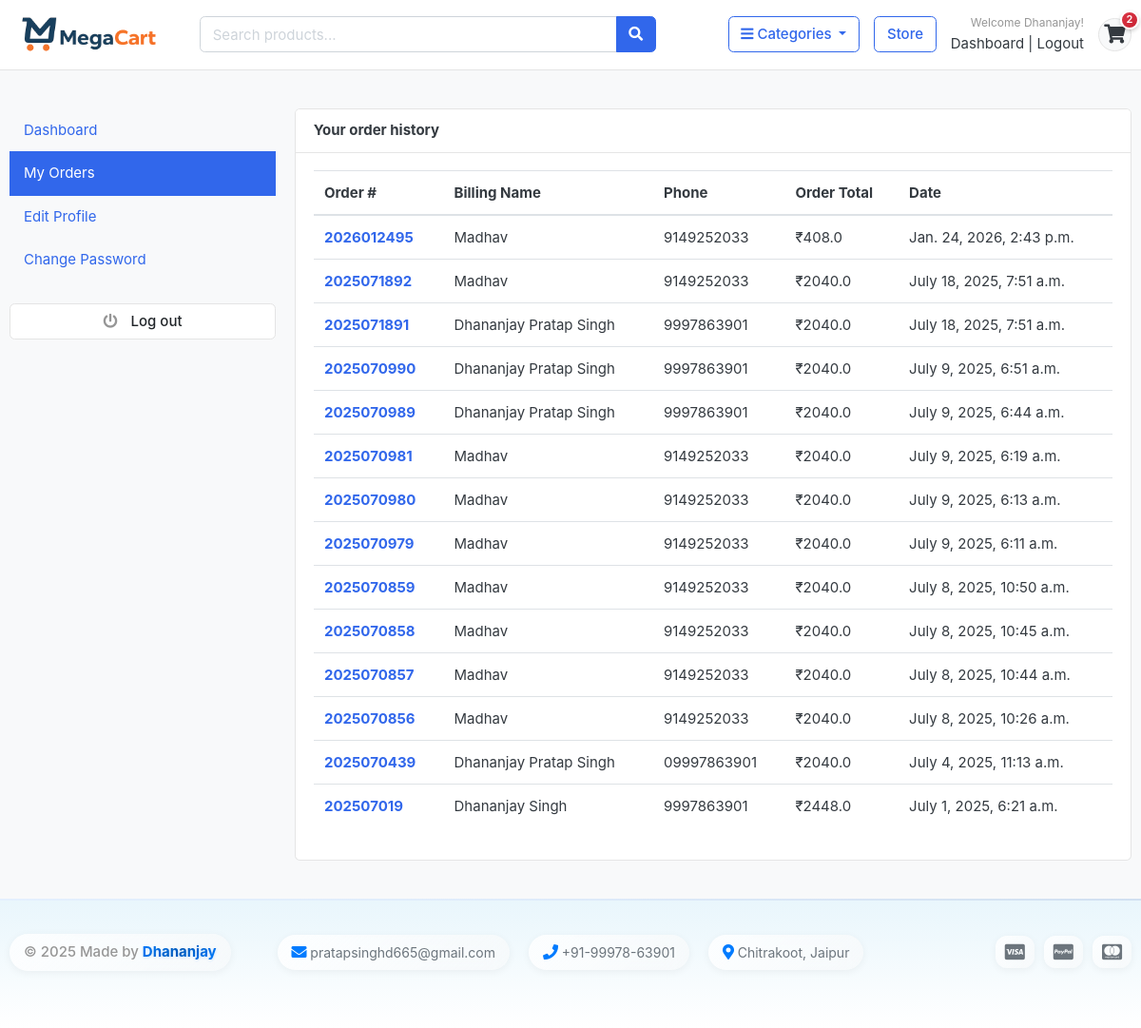
Screenshot of /accounts/my_orders/ (signed in) with the database file from the repository.
### accounts/models.py (models this page shows, shortened)
class Account(AbstractBaseUser, PermissionsMixin):
    ROLE_CHOICES = (
        ('Customer', 'Customer'),
        ('Seller', 'Seller'),
        ('Admin', 'Admin'),
    )
    role = models.CharField(max_length=10, choices=ROLE_CHOICES, default='Customer')
    first_name = models.CharField(max_length=50)
    last_name = models.CharField(max_length=50)
    username = models.CharField(max_length=50, unique=True)
    email = models.EmailField(max_length=100, unique=True)
    phone_number = models.CharField(max_length=50)
    date_joined = models.DateTimeField(auto_now_add=True)
    last_login = models.DateTimeField(auto_now_add=True)
    is_admin = models.BooleanField(default=False)
    is_staff = models.BooleanField(default=False)
    is_superuser = models.BooleanField(default=False)
    is_active = models.BooleanField(default=True)
    is_superadmin = models.BooleanField(default=False)
    USERNAME_FIELD = 'email'
    REQUIRED_FIELDS = ['username', 'first_name', 'last_name']
    objects = MyAccountManager()

### orders/models.py (models this page shows, shortened)
class Order(models.Model):
    STATUS = (
        ('New', 'New'),
        ('Accepted', 'Accepted'),
        ('Completed', 'Completed'),
        ('Cancelled', 'Cancelled'),
    )
    user = models.ForeignKey(Account, on_delete=models.SET_NULL, null=True)
    payment = models.ForeignKey(Payment, on_delete=models.SET_NULL, blank=True, null=True)
    order_number = models.CharField(max_length=20)
    first_name = models.CharField(max_length=50)
    last_name = models.CharField(max_length=50)
    phone = models.CharField(max_length=15)
    email = models.EmailField(max_length=50)
    address_line_1 = models.CharField(max_length=50)
    address_line_2 = models.CharField(max_length=50, blank=True)
    country = models.CharField(max_length=50)
    state = models.CharField(max_length=50)
    city = models.CharField(max_length=50)
    order_note = models.CharField(max_length=100, blank=True)
    order_total = models.FloatField()
    tax = models.FloatField()
    status = models.CharField(max_length=10, choices=STATUS, default='New')
    ip = models.CharField(blank=True, max_length=20)
    is_ordered = models.BooleanField(default=False)
    created_at = models.DateTimeField(auto_now_add=True)
    updated_at = models.DateTimeField(auto_now=True)
    def full_name(self):
        return f'{self.first_name} {self.last_name}'

### accounts/views.py (the view)
# urls.py: path('my_orders/', views.my_orders, name='my_orders'),
@login_required(login_url='login')
def my_orders(request):
    orders = Order.objects.filter(user=request.user, is_ordered=True).order_by('-created_at')
    context = {
        'orders': orders,
    }
    return render(request, 'accounts/my_orders.html', context)

### carts/context_processors.py (called while the page is built)
def counter(request):
    cart_count = 0
    if 'admin' in request.path:
        return {}
    else:
        try:
            cart = Cart.objects.filter(cart_id=_cart_id(request))
            if request.user.is_authenticated:
                cart_items = CartItem.objects.all().filter(user=request.user)
            else:
                cart_items = CartItem.objects.all().filter(cart=cart[:1])
            for cart_item in cart_items:
                cart_count += cart_item.quantity
        except Cart.DoesNotExist:
            cart_count = 0
    return dict(cart_count=cart_count)

### carts/views.py (called while the page is built)
def _cart_id(request):
    cart = request.session.session_key
    if not cart:
        cart = request.session.create()
    return cart

### category/context_processors.py (called while the page is built)
def menu_links(request):
    links = Category.objects.all()
    return dict(links=links)

### category/models.py (called while the page is built)
    def get_url(self):
        return reverse('products_by_category', args=[self.slug])

### templates/accounts/my_orders.html (shortened to what this page needs)
{% extends 'base.html' %}
{% block content %}
<section class="section-conten padding-y bg">
<div class="container">
	<div class="row">
	{% include 'includes/dashboard_sidebar.html' %}
	<main class="col-md-9">
		<article class="card">
		<header class="card-header">
			<strong class="d-inline-block mr-3">Your order history</strong>
		</header>
		<div class="card-body">
			<div class="row">
			<div class="col-md-12">
				<table class="table table-hover">
				  <thead>
				    <tr>
				      <th scope="col">Order #</th>
				      <th scope="col">Billing Name</th>
				      <th scope="col">Phone</th>
				      <th scope="col">Order Total</th>
							<th scope="col">Date</th>
				    </tr>
				  </thead>
				  <tbody>
						{% for order in orders %}
				    <tr>
				      <th scope="row"><a href="{% url 'order_detail' order.order_number %}">{{order.order_number}}</a></th>
				      <td>{{order.full_name}}</td>
				      <td>{{order.phone}}</td>
				      <td>₹{{order.order_total}}</td>
							<td>{{order.created_at}}</td>
				    </tr>
				{% endfor %}
				  </tbody>
				</table>
			</div>
			</div>
		</div>
		</article>
	</main>
</div>
</div>
</section>
{% endblock %}

### templates/includes/navbar.html (shortened to what this page needs)
{% load static %}
<header class="section-header">
<section class="header-main border-bottom">
  <div class="container-fluid">
    <div class="row align-items-center">
      <div class="col-3 col-sm-2 col-md-2 col-lg-2">
        <a href="{% url 'home' %}" class="brand-wrap">
          <img class="logo img-fluid" src="{% static './images/logo.png' %}" alt="Logo">
        </a>
      </div>
      <div class="col-lg-5 d-none d-lg-block">
        <form action="{% url 'search' %}" class="search" method='GET'>
          <div class="input-group">
            <input type="text" class="form-control" placeholder="Search products..." name="keyword">
            <div class="input-group-append">
              <button class="btn btn-primary" type="submit">
                <i class="fa fa-search"></i>
              </button>
            </div>
          </div>
        </form>
      </div>
      <div class="col-lg-5 col-md-8 d-none d-md-flex justify-content-end align-items-center">
        <div class="dropdown me-3">
          <button type="button" class="btn btn-outline-primary dropdown-toggle" data-toggle="dropdown">
            <i class="fa fa-bars"></i> Categories
          </button>
        </div>
        <a href="{% url 'store' %}" class="btn btn-outline-primary me-3">Store</a>
        <div class="user-info me-3">
          {% if user.id is None %}
            <div class="widget-header">
              <small class="title text-muted d-none d-lg-block">Welcome guest!</small>
              <div>
                <a href="{% url 'login' %}" class="text-decoration-none">Sign in</a>
                <span class="dark-transp d-none d-lg-inline"> | </span>
                <a href="{% url 'register' %}" class="text-decoration-none d-none d-lg-inline">Register</a>
              </div>
            </div>
          {% else %}
            <div class="widget-header">
              <small class="title text-muted d-none d-lg-block">Welcome {{user.first_name}}!</small>
              <div>
                <a href="{% url 'dashboard' %}" class="text-decoration-none">Dashboard</a>
                <span class="dark-transp d-none d-lg-inline"> | </span>
                <a href="{% url 'logout' %}" class="text-decoration-none d-none d-lg-inline">Logout</a>
              </div>
            </div>
          {% endif %}
        </div>
        <a href="{% url 'cart' %}" class="cart-link position-relative">
          <div class="icon icon-sm rounded-circle border d-flex align-items-center justify-content-center">
            <i class="fa fa-shopping-cart"></i>
          </div>
          <span class="cart-badge">{{cart_count}}</span>
        </a>
      </div>
    </div>
  </div>
</section>
</header>

### MegaCart/static/css/ui.css (style rules this page uses)
html { font-family: "Inter", sans-serif; font-size: 15px; }
.icon-xs, .icon-sm, .icon-md, .icon-lg { display: inline-block; text-align: center; flex-shrink: 0; flex-grow: 0; }
.icon-sm { width: 48px; height: 48px; line-height: 48px !important; font-size: 20px; }
.padding-y { padding-top: 40px; padding-bottom: 40px; }
article:after, .form-group:after { display: block; clear: both; content: ""; }
.bg { background-color: #f8f9fa; }
.header-main { position: relative; padding-top: 1rem; padding-bottom: 1rem; }
.brand-wrap .logo, .navbar-brand .logo { margin-right: 7px; max-height: 42px; display: inline-block; }
.widget-header { display: inline-block; vertical-align: middle; position: relative; }
.widget-header a { color: #343a40; }
.widget-header .title { display: block; }

### templates/includes/navbar.html (style rules this page uses)
.section-header { background-color: #fff; box-shadow: 0 2px 4px rgba(0,0,0,0.1); }
.logo { max-height: 40px; width: auto; }
.cart-link { text-decoration: none; color: inherit; }
.cart-link .icon { width: 35px; height: 35px; background-color: #f8f9fa; border: 1px solid #dee2e6; }
.cart-badge { position: absolute; top: -8px; right: -8px; background: linear-gradient(135deg, #dc3545, #c82333); color: white; border-radius: 50%; min-width: 20px; height: 20px; display: flex; align-items: center; justify-content: center; font-size: 11px; font-weight: 600; line-height: 1; box-shadow: 0 2px 4px rgba(0,0,0,0.2); border: 2px solid white; }
@media (min-width: 768px) { .user-info { text-align: right; } }
@media (min-width: 768px) { .widget-header { min-width: 120px; } }
@media (min-width: 768px) { .widget-header small { display: block; margin-bottom: 2px; } }
.me-3 { margin-right: 1rem !important; }

### rows the page displays
Account: first_name "Dhananjay"
Order: order_number "2026012495", full_name "Madhav", phone "9149252033", order_total "408.0", created_at "Jan. 24, 2026, 2:43 p.m."
Order: order_number "2025071892", full_name "Madhav", phone "9149252033", order_total "2040.0", created_at "July 18, 2025, 7:51 a.m."
Order: order_number "2025071891", full_name "Dhananjay Pratap Singh", phone "9997863901", order_total "2040.0", created_at "July 18, 2025, 7:51 a.m."
Order: order_number "2025070990", full_name "Dhananjay Pratap Singh", phone "9997863901", order_total "2040.0", created_at "July 9, 2025, 6:51 a.m."
Order: order_number "2025070989", full_name "Dhananjay Pratap Singh", phone "9997863901", order_total "2040.0", created_at "July 9, 2025, 6:44 a.m."
Order: order_number "2025070981", full_name "Madhav", phone "9149252033", order_total "2040.0", created_at "July 9, 2025, 6:19 a.m."
Order: order_number "2025070980", full_name "Madhav", phone "9149252033", order_total "2040.0", created_at "July 9, 2025, 6:13 a.m."
Order: order_number "2025070979", full_name "Madhav", phone "9149252033", order_total "2040.0", created_at "July 9, 2025, 6:11 a.m."
Order: order_number "2025070859", full_name "Madhav", phone "9149252033", order_total "2040.0", created_at "July 8, 2025, 10:50 a.m."
Order: order_number "2025070858", full_name "Madhav", phone "9149252033", order_total "2040.0", created_at "July 8, 2025, 10:45 a.m."
Order: order_number "2025070857", full_name "Madhav", phone "9149252033", order_total "2040.0", created_at "July 8, 2025, 10:44 a.m."
Order: order_number "2025070856", full_name "Madhav", phone "9149252033", order_total "2040.0", created_at "July 8, 2025, 10:26 a.m."
Order: order_number "2025070439", full_name "Dhananjay Pratap Singh", phone "09997863901", order_total "2040.0", created_at "July 4, 2025, 11:13 a.m."
Order: order_number "202507019", full_name "Dhananjay Singh", phone "9997863901", order_total "2448.0", created_at "July 1, 2025, 6:21 a.m."

### other values shown
{{ cart_count }} "2"
